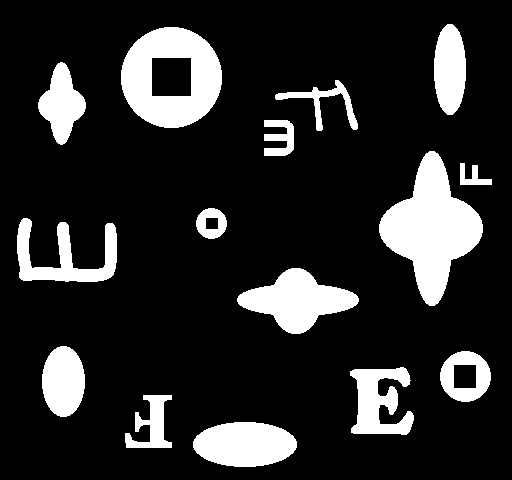
//> input picture pattern_recognition/train1.pgm, 512 x 480 px
$ ./main   (built with g++ and OpenCV 4)
//> lines starting //> are read from the running program, lines starting //| are printed output that depends on the picture; after the words box and inside, x2 and y2 are one past the last pixel; in counts of white or black regions, pixels touching at a corner belong together
#include <opencv2/core/core.hpp>
#include <opencv2/highgui/highgui.hpp>
#include <iostream>
#include <fstream>
#include <algorithm>
#include <map>
#include <set>
#include <string>
#include <cmath>

using namespace cv;
using namespace std;

class Feature{
public:
    Mat object;
    int xmin;
    int xmax;
    int ymin;
    int ymax;
    int label;
    int area;
    int perimeter;
    double compactness;
    double fb_ratio;   // background pixel / foreground pixel
    int cluster;
};


Mat image;
int b_background;
int g_background;
int r_background;
int** label_array;
vector<Feature> shape_container;

void connected_component(int row, int col);
int find_howmany(int row, int col);
Mat show_connected(int row, int col);
void calculate_compactness();
void get_profile();
void linear_discriminant(Mat centers);
void show_cluster();

int main(){

    image = imread("train1.pgm");   // shapes.pgm  train1.pgm  train2.pgm
//> image is the input picture: 480 rows x 512 cols, CV_8UC3; 16.4% white; 15 white regions, largest, box (x1, y1, x2, y2) and area: (379, 151, 483, 306) 7981, (121, 27, 222, 128) 6523, (237, 268, 359, 334) 4210
    if(! image.data ){                              // Check for invalid input
        cout <<  "Could not open or find the image" << std::endl ;
        return -1;
    }

    namedWindow( "Training image", WINDOW_AUTOSIZE );// Create a window for display.
    imshow( "Training image", image );                   // Show our image inside it.

    int row = image.rows;
//> row = 480
    int col = image.cols;
//> col = 512
    cout << row << " x " << col << " image" << endl;
//| 480 x 512 image

    label_array = new int *[row];
    for(int i = 0; i < row; i++){
        label_array[i] = new int[col];
        for(int j = 0; j < col; j++){
            label_array[i][j] = 0;
        }
    }

    b_background = (int)image.at<Vec3b>(0,0)[0];
//> b_background = 0
    g_background = (int)image.at<Vec3b>(0,0)[1];
//> g_background = 0
    r_background = (int)image.at<Vec3b>(0,0)[2];
//> r_background = 0
    cout << "background rgb  " << b_background << " " << g_background << " " << r_background << endl;
//| background rgb  0 0 0

    connected_component(row, col);
//> the loop in connected_component, `for(int i = 0; i < row; i++)` made 480 passes
//> label on passes 1 to 3: 1, 1, 1
//> after the loop in connected_component, `for(int i = 0; i < row; i++)`: label = 254; mymap = 238 items

    Mat check = show_connected(row, col);
//> after the loop in show_connected, `for(int i = 0; i < row; i++)`:
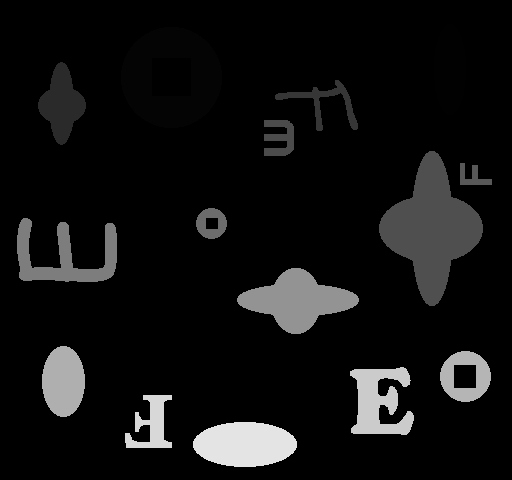
//> check: 480 rows x 512 cols, CV_8UC3; min 0, max 228, mean 17.4

    int howmany = find_howmany(row, col);
//> after the loop in find_howmany, `for(int i = 0; i < row; i++)`: myset = 15 items
//> the loop in find_howmany, `for(set<int>::iterator it=myset.begin(); it!=myset.end(); ++it)` made 15 passes
//> (count, xmin, xmax, ymin, ymax, new_shape.label, new_shape.area, new_shape.xmin) on passes 1 to 12: (2304, 434, 465, 24, 114, 1, 2304, 434), (6523, 121, 221, 27, 127, 4, 6523, 121), (2178, 38, 85, 62, 144, 42, 2178, 38), (965, 275, 357, 80, 130, 54, 965, 275), (719, 264, 293, 120, 155, 75, 719, 264), (7981, 379, 482, 151, 305, 79, 7981, 379), (356, 460, 491, 163, 184, 88, 356, 460), (617, 196, 226, 208, 238, 108, 617, 196), (2861, 17, 116, 218, 281, 125, 2861, 17), (4210, 237, 358, 268, 333, 147, 4210, 237), (2397, 42, 84, 346, 416, 175, 2397, 42), (1519, 440, 490, 351, 401, 181, 1519, 440)
//> howmany = 15
    cout << "the number of shapes:  " << shape_container.size() << endl;
    calculate_compactness();
// [11 lines of commented-out code are left out]
    int num_feature = 2;
    Mat input_samples(shape_container.size(), num_feature, CV_32F);
    for(int i = 0; i < shape_container.size(); i++){
        input_samples.at<float>(i,0) = shape_container.at(i).compactness;
        input_samples.at<float>(i,1) = shape_container.at(i).fb_ratio;
    }
    Mat result_clusters;
    int num_clusters = 5;
    Mat centers;
    int attempts = 10;
    kmeans(input_samples, num_clusters, result_clusters, TermCriteria(CV_TERMCRIT_ITER|CV_TERMCRIT_EPS,10,0.01), attempts, KMEANS_PP_CENTERS, centers);
//    cout << "clusters:  " << result_clusters << endl;
//    cout << "centroids:  " << centers << endl;

    // assign cluster number for each shape in shape_container
    for(int i = 0; i < shape_container.size(); i++){
       shape_container.at(i).cluster = result_clusters.at<int>(i,0);
//       cout << shape_container.at(i).cluster << endl;
    }

    show_cluster();
//> after the loop in show_cluster, `for(int i = 0; i < shape_container.size(); i++)`:
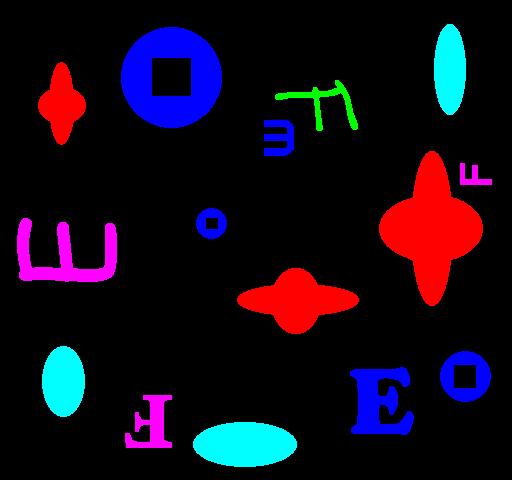
//> cluster_image: 480 rows x 512 cols, CV_8UC3; mean B, G, R 25.9, 9.8, 19.6

    image = imread("match1.pgm");       // testshapes.pgm  match1.pgm   match2.pgm
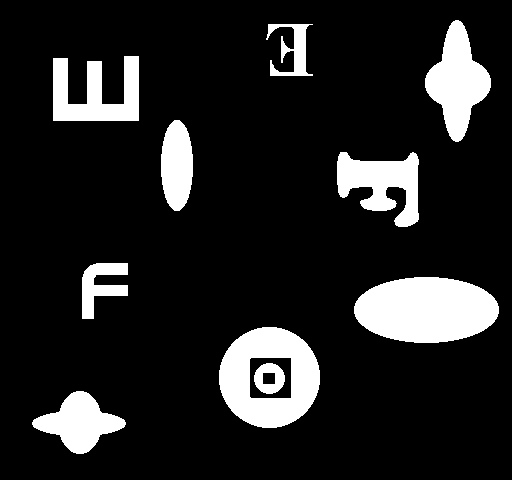
//> input picture pattern_recognition/match1.pgm, 512 x 480 px
//> image is the input picture: 480 rows x 512 cols, CV_8UC3; 13.7% white; 10 white regions, largest, box (x1, y1, x2, y2) and area: (354, 277, 499, 343) 7546, (219, 327, 320, 428) 6367, (425, 20, 491, 142) 4210
    if(! image.data ){                              // Check for invalid input
        cout <<  "Could not open or find the image" << std::endl ;
        return -1;
    }

    namedWindow( "Testing image", WINDOW_AUTOSIZE );// Create a window for display.
    imshow( "Testing image", image );                   // Show our image inside it.

    connected_component(row, col);
//> the loop in connected_component (call 2), `for(int i = 0; i < row; i++)` made 480 passes
    show_connected(row, col);
//> call 2 of show_connected, with row = 480, col = 512
//> after the loop in show_connected (call 2), `for(int i = 0; i < row; i++)`:
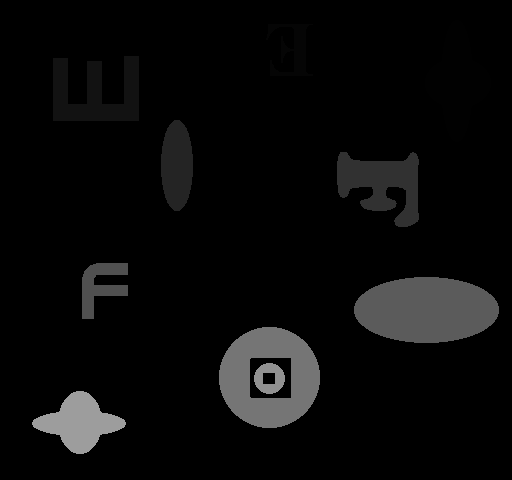
//> check: 480 rows x 512 cols, CV_8UC3; min 0, max 157, mean 9.9
    int howmany_test = find_howmany(row, col);
//> after the loop in find_howmany (call 2), `for(int i = 0; i < row; i++)`: myset = 10 items
//> the loop in find_howmany (call 2), `for(set<int>::iterator it=myset.begin(); it!=myset.end(); ++it)` made 10 passes
//> (count, xmin, xmax, ymin, ymax, new_shape.label, new_shape.area, new_shape.xmin) on passes 1 to 10: (4210, 425, 490, 20, 141, 1, 4210, 425), (1063, 266, 312, 24, 75, 5, 1063, 266), (3517, 53, 138, 56, 120, 18, 3517, 53), (2304, 161, 192, 120, 210, 36, 2304, 161), (3598, 337, 418, 152, 226, 49, 3598, 337), (1392, 82, 127, 263, 318, 80, 1392, 82), (7546, 354, 498, 277, 342, 91, 7546, 354), (6367, 219, 319, 327, 427, 117, 6367, 219), (617, 254, 284, 363, 393, 145, 617, 254), (2996, 32, 125, 391, 453, 157, 2996, 32)
//> pass 1, in find_howmany (call 2), `Mat object(copy_image, Rect(xmin, ymin, xmax-xmin+1, ymax-ymin+1));`:
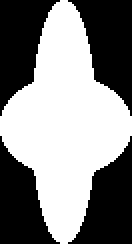
//> object: 122 rows x 66 cols, CV_8UC3 (shown 2 times larger); 52.3% white; 4 black regions, box (x1, y1, x2, y2) and area: (34, 0, 66, 58) 1037, (34, 68, 66, 122) 961, (0, 0, 30, 58) 956, (0, 68, 30, 122) 888
//> pass 3, in find_howmany (call 2), `Mat object(copy_image, Rect(xmin, ymin, xmax-xmin+1, ymax-ymin+1));`:
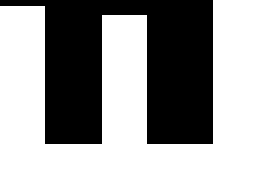
//> object: 65 rows x 86 cols, CV_8UC3 (shown 3 times larger); 62.9% white; 1 black region, box (x1, y1, x2, y2) and area: (0, 0, 71, 48) 2073
//> howmany_test = 10
    cout << "the number of shapes:  " << shape_container.size() << endl << endl;

    calculate_compactness();

    linear_discriminant(centers);
    show_cluster();
//> after the loop in show_cluster (call 2), `for(int i = 0; i < shape_container.size(); i++)`:
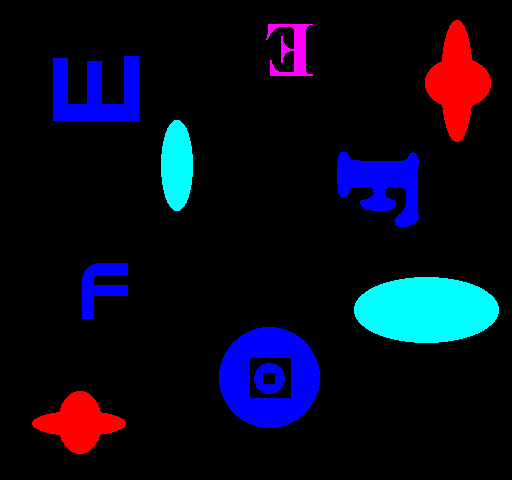
//> cluster_image: 480 rows x 512 cols, CV_8UC3; mean B, G, R 27.4, 10.3, 8.7

    waitKey(0);                                          // Wait for a keystroke in the window

    return 0;
}

// show image with clusters
void show_cluster(){

    Mat cluster_image(image.rows, image.cols, image.type());
//    cout << image.rows << " " << image.cols << endl;
    for(int i = 0; i < shape_container.size(); i++){
        Mat temp_shape = shape_container.at(i).object;
//        namedWindow("what", WINDOW_NORMAL);
//        imshow("what", temp_shape);
//        waitKey(0);
        if(shape_container.at(i).cluster == 0){
            for(int j = 0; j < temp_shape.rows; j++){
                for(int k = 0; k < temp_shape.cols; k++){
                    if(temp_shape.at<Vec3b>(j,k)[0] != 0){
                        temp_shape.at<Vec3b>(j,k)[0] = 255;
                        temp_shape.at<Vec3b>(j,k)[1] = 1;
                        temp_shape.at<Vec3b>(j,k)[2] = 1;
                    }
                }
            }
        }
        else if(shape_container.at(i).cluster == 1){
            for(int j = 0; j < temp_shape.rows; j++){
                for(int k = 0; k < temp_shape.cols; k++){
                    if(temp_shape.at<Vec3b>(j,k)[0] != 0){
                        temp_shape.at<Vec3b>(j,k)[0] = 1;
                        temp_shape.at<Vec3b>(j,k)[1] = 255;
                        temp_shape.at<Vec3b>(j,k)[2] = 1;
                    }
                }
            }
        }
        else if(shape_container.at(i).cluster == 2){
            for(int j = 0; j < temp_shape.rows; j++){
                for(int k = 0; k < temp_shape.cols; k++){
                    if(temp_shape.at<Vec3b>(j,k)[0] != 0){
                        temp_shape.at<Vec3b>(j,k)[0] = 1;
                        temp_shape.at<Vec3b>(j,k)[1] = 1;
                        temp_shape.at<Vec3b>(j,k)[2] = 255;
                    }
                }
            }
        }
        else if(shape_container.at(i).cluster == 3){
            for(int j = 0; j < temp_shape.rows; j++){
                for(int k = 0; k < temp_shape.cols; k++){
                    if(temp_shape.at<Vec3b>(j,k)[0] != 0){
                        temp_shape.at<Vec3b>(j,k)[0] = 255;
                        temp_shape.at<Vec3b>(j,k)[1] = 255;
                        temp_shape.at<Vec3b>(j,k)[2] = 1;
                    }
                }
            }
        }
        else if(shape_container.at(i).cluster == 4){
            for(int j = 0; j < temp_shape.rows; j++){
                for(int k = 0; k < temp_shape.cols; k++){
                    if(temp_shape.at<Vec3b>(j,k)[0] != 0){
                        temp_shape.at<Vec3b>(j,k)[0] = 255;
                        temp_shape.at<Vec3b>(j,k)[1] = 1;
                        temp_shape.at<Vec3b>(j,k)[2] = 255;
                    }
                }
            }
        }
        int xmin = shape_container.at(i).xmin;
        int xmax = shape_container.at(i).xmax;
        int ymin = shape_container.at(i).ymin;
        int ymax = shape_container.at(i).ymax;
//        cout << xmin << " " << xmax << " " << ymin << " " << ymax << endl;
        Rect roi(Point(xmin,ymin),Size(xmax-xmin+1,ymax-ymin+1));
        Mat destinationROI = cluster_image(roi);
        temp_shape.copyTo(cluster_image(roi));
    }
    namedWindow("cluster image", WINDOW_AUTOSIZE);
    imshow("cluster image", cluster_image);
    waitKey(0);
}

// run linear discriminant
void linear_discriminant(Mat centers){
    for(int i = 0; i < shape_container.size(); i++){
        double temp_compactness = shape_container.at(i).compactness;
        double temp_ratio = shape_container.at(i).fb_ratio;
        cout << "compactness:  " << temp_compactness << "  fb_ratio:  " << temp_ratio << endl;
        int max_index = -1;
        double max_value = -100;
        double g1 = (temp_compactness*centers.at<float>(0,0)+temp_ratio*centers.at<float>(0,1))-0.5*(pow(centers.at<float>(0,0),2)+pow(centers.at<float>(0,1),2));
        double g2 = (temp_compactness*centers.at<float>(1,0)+temp_ratio*centers.at<float>(1,1))-0.5*(pow(centers.at<float>(1,0),2)+pow(centers.at<float>(1,1),2));
        if(g1 >= g2){
            max_index = 0;
            max_value = g1;
        }
        else{
            max_index = 1;
            max_value = g2;
        }
        double g3 = (temp_compactness*centers.at<float>(2,0)+temp_ratio*centers.at<float>(2,1))-0.5*(pow(centers.at<float>(2,0),2)+pow(centers.at<float>(2,1),2));
        if(g3 >= max_value){
            max_index = 2;
            max_value = g3;
        }
        double g4 = (temp_compactness*centers.at<float>(3,0)+temp_ratio*centers.at<float>(3,1))-0.5*(pow(centers.at<float>(3,0),2)+pow(centers.at<float>(3,1),2));
        if(g4 >= max_value){
            max_index = 3;
            max_value = g4;
        }
        double g5 = (temp_compactness*centers.at<float>(4,0)+temp_ratio*centers.at<float>(4,1))-0.5*(pow(centers.at<float>(4,0),2)+pow(centers.at<float>(4,1),2));
        if(g5 >= max_value){
            max_index = 4;
            max_value = g5;
        }
        shape_container.at(i).cluster = max_index;
        cout << "g12345:  " << g1 << "  " << g2 << "  " << g3 << "  " << g4 << "  " << g5 << endl;
        cout << i << " shape belongs to " << max_index << " cluster" << endl << endl;
    }
}

// [43 lines of commented-out code are left out]
void calculate_compactness(){
    // calculate perimeter first, then compactness
    for(int i = 0; i < shape_container.size(); i++){
        Mat temp_image = shape_container.at(i).object;
        int perimeter = 0;
        int num_back = 0;
        for(int j = 0; j < temp_image.rows; j++){
            for(int k = 0; k < temp_image.cols; k++){
                if(temp_image.at<Vec3b>(j,k)[0] != 0){
                    if(j == 0 || j == temp_image.rows-1 || k == 0 || k == temp_image.cols-1){
                        perimeter++;
                    }
                    else{
                        if(temp_image.at<Vec3b>(j-1,k)[0] == 0 || temp_image.at<Vec3b>(j+1,k)[0] == 0 || temp_image.at<Vec3b>(j,k-1)[0] == 0 || temp_image.at<Vec3b>(j,k+1)[0] == 0){   // if any neighboring pixel is background, it's on edge
                            perimeter++;
                        }
                    }
                }
                else{
                    num_back++;
                }
            }
        }
        shape_container.at(i).perimeter = perimeter;
        double compactness = pow(perimeter,2)/(double)shape_container.at(i).area;
        if(compactness > 100){
            compactness = 100;
        }
        shape_container.at(i).compactness = compactness;
        double fb_ratio = (double)num_back/(double)shape_container.at(i).area * 100;    // *100 put more weight fb_ratio
        if(fb_ratio > 200){
            fb_ratio = 200;
        }
        shape_container.at(i).fb_ratio = fb_ratio;
// [6 lines of commented-out code are left out]
    }
}

// find how many different shapes are in the image
int find_howmany(int row, int col){
    shape_container.clear();
    set<int> myset;
    for(int i = 0; i < row; i++){
        for(int j = 0; j < col; j++){
            if(label_array[i][j] != 0){
                myset.insert(label_array[i][j]);
            }
        }
    }

    for(set<int>::iterator it=myset.begin(); it!=myset.end(); ++it){
        int count = 0;
        int xmin = col;
        int xmax = 0;
        int ymin = row;
        int ymax = 0;
        Mat copy_image = image.clone();
        for(int i = 0; i < row; i++){
            for(int j = 0; j < col; j++){
                if(label_array[i][j] != *it){
                    copy_image.at<Vec3b>(i,j)[0] = 0;
                    copy_image.at<Vec3b>(i,j)[1] = 0;
                    copy_image.at<Vec3b>(i,j)[2] = 0;
                }
                else{
                    copy_image.at<Vec3b>(i,j)[0] = 255;
                    copy_image.at<Vec3b>(i,j)[1] = 255;
                    copy_image.at<Vec3b>(i,j)[2] = 255;
                }
            }
        }
//        namedWindow("copy", WINDOW_AUTOSIZE);
//        imshow("copy",copy_image);
//        waitKey(0);

        for(int i = 0; i < row; i++){
            for(int j = 0; j < col; j++){
                if(label_array[i][j] == *it){
                    count++;
                    if(xmin > j){
                        xmin = j;
                    }
                    if(xmax < j){
                        xmax = j;
                    }
                    if(ymin > i){
                        ymin = i;
                    }
                    if(ymax < i){
                        ymax = i;
                    }
                }
            }
        }
//        cout << xmin << "  " << xmax << endl;
//        cout << ymin << "  " << ymax << endl;
        Mat object(copy_image, Rect(xmin, ymin, xmax-xmin+1, ymax-ymin+1));
        Feature new_shape;
        new_shape.object = object.clone();
        new_shape.label = *it;
        new_shape.area = count;
        new_shape.xmin = xmin;
        new_shape.xmax = xmax;
        new_shape.ymin = ymin;
        new_shape.ymax = ymax;
        shape_container.push_back(new_shape);
// [4 lines of commented-out code are left out]

    }

    return myset.size();

}

// display the result image of connected component
Mat show_connected(int row, int col){
    Mat check(row,col,image.type());

    for(int i = 0; i < row; i++){
        for(int j = 0; j < col; j++){
            if(label_array[i][j] != 0){
//                check.at<Vec3b>(i,j)[0] = 255-label_array[i][j];
//                check.at<Vec3b>(i,j)[1] = 255;
//                check.at<Vec3b>(i,j)[2] = label_array[i][j];
                check.at<Vec3b>(i,j)[0] = label_array[i][j];
                check.at<Vec3b>(i,j)[1] = label_array[i][j];
                check.at<Vec3b>(i,j)[2] = label_array[i][j];
            }
            else{
                check.at<Vec3b>(i,j)[0] = 0;
                check.at<Vec3b>(i,j)[1] = 0;
                check.at<Vec3b>(i,j)[2] = 0;
            }
        }
    }

//    namedWindow( "connected", WINDOW_AUTOSIZE );
//    imshow( "connected", check );
    return check;
}


// figure out different shapes in the image
void connected_component(int row, int col){
    map<int,int> mymap;
//    int label_array[row][col];
    for(int i = 0; i < row; i++){
        for(int j = 0; j < col; j++){
            label_array[i][j] = 0;
        }
    }
    int label = 1;
    for(int i = 0; i < row; i++){
        for(int j = 0; j < col; j++){
           if(image.at<Vec3b>(i,j)[0] != b_background){
               if(i == 0){
                    if(j != 0){
                        if(label_array[i][j-1] == 0){   // create new label
                            label_array[i][j] = label;
                            label++;
                        }
                        else{       // assign the same label as the left pixel to the current pixel
                            label_array[i][j] = label_array[i][j-1];
                        }
                    }
                    cout << "it must not be here" << endl;
               }
               else{
                    if(j != 0){
                        if(label_array[i-1][j] == 0 && label_array[i][j-1] == 0){   // create new label
                            label_array[i][j] = label;
                            label++;
                            //cout << j << " " << i << " " << label_array[i][j] << endl;
                        }
                        else if(label_array[i-1][j] == 0 && label_array[i][j-1] != 0){  // assign the same label as the left pixel to the current pixel
                            label_array[i][j] = label_array[i][j-1];
                        }
                        else if(label_array[i][j-1] == 0 && label_array[i-1][j] != 0){  // assign the same label as the top pixel to the current pixel
                            label_array[i][j] = label_array[i-1][j];
                        }
                        else if(label_array[i-1][j] != 0 && label_array[i][j-1] != 0){  // assign a smaller label between left and up pixel to the current pixel
                            label_array[i][j] = min(label_array[i-1][j],label_array[i][j-1]);
                            if(label_array[i-1][j] != label_array[i][j-1]){     // greater label maps to smaller label
                                if(min(label_array[i-1][j],label_array[i][j-1]) == label_array[i-1][j]){
                                    mymap.insert(pair<int,int>(label_array[i][j-1],label_array[i-1][j]));
                                }
                                else{
                                    mymap.insert(pair<int,int>(label_array[i-1][j],label_array[i][j-1]));
                                }
                            }
                        }
                    }
               }
           }
        }
    }

    // merging labels in mymap
    map<int,int>::iterator it = mymap.begin();
    for(it=mymap.begin(); it!=mymap.end(); ++it){
        //cout << it->first << " => " << it->second << endl;
        if(mymap.find(it->second) != mymap.end()){
            it->second = mymap.find(it->second)->second;
        }
    }

//    for(it=mymap.begin(); it!=mymap.end(); ++it){
//        cout << it->first << " => " << it->second << endl;
//    }

    // merging labels in label_array
    for(int i = 0; i < row; i++){
        for(int j = 0; j < col; j++){
            if(label_array[i][j] != 0){
                map<int,int>::iterator current;
                current = mymap.find(label_array[i][j]);
                if(current != mymap.end()){
                    label_array[i][j] = current->second;
                }
            }
        }
    }
}
